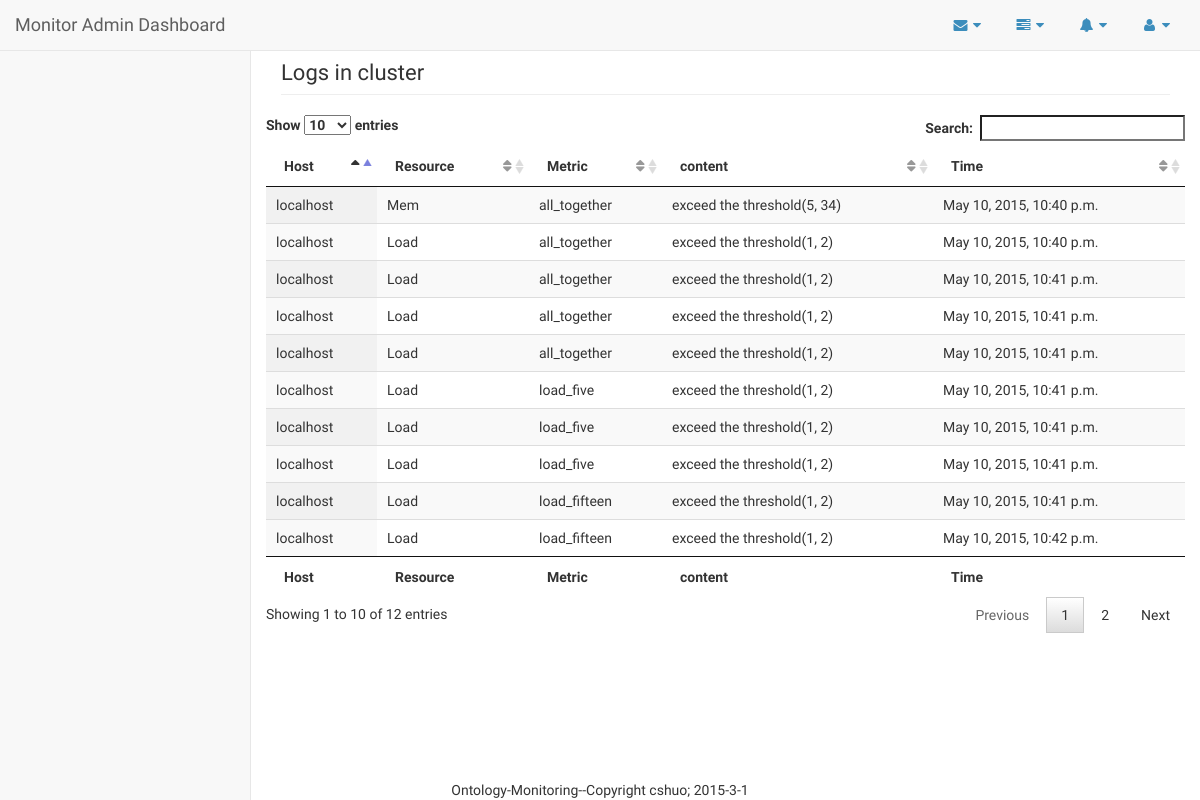
Page /ganglia/log/ on the earlier database version.
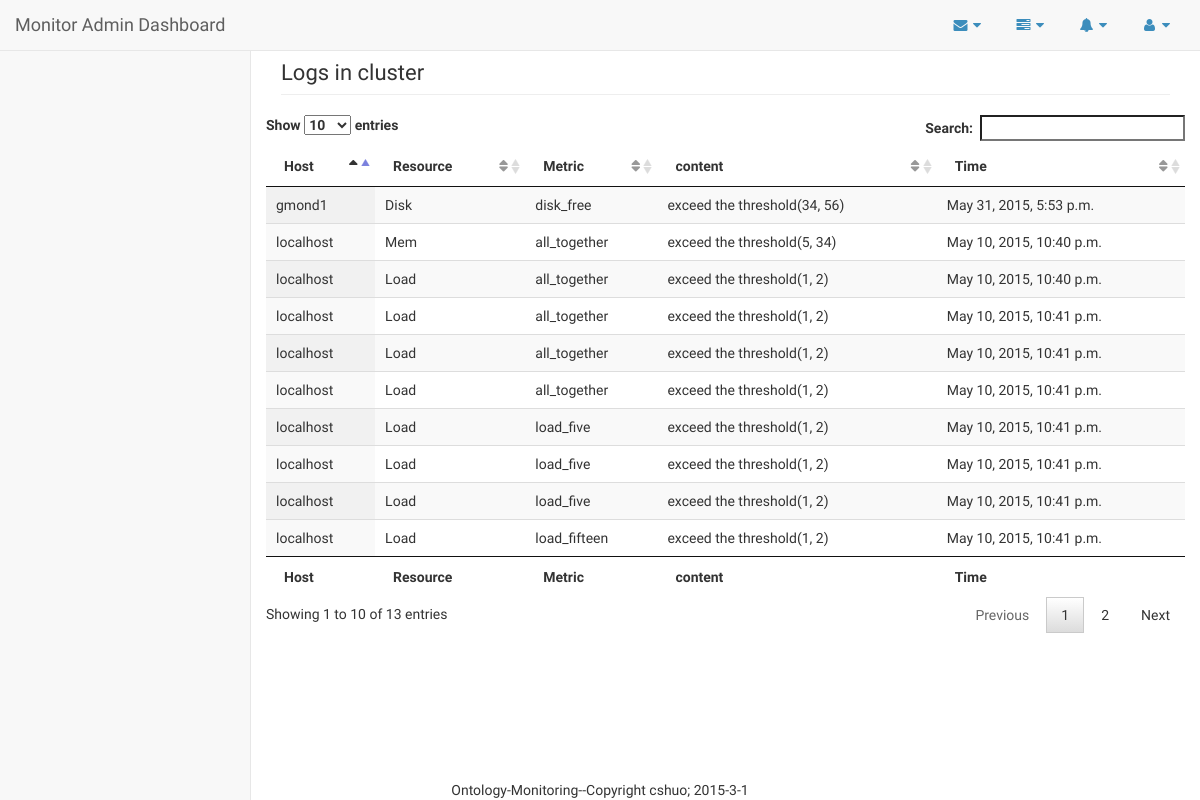
Same page on the later database version.
### ganglia/models.py (models this page shows, shortened)
class Log(models.Model):
	host = models.CharField(max_length=200)
	res_name = models.CharField(max_length=200)
	mtc_type = models.CharField(max_length=200)
	time = models.DateTimeField('date of log')
	log_info = models.CharField(max_length=2000)

### ganglia/views.py (the view)
def all_log(request):
    log_list = Log.objects.all()
    context = {'log_list':log_list}
    return render(request,'ganglia/log.html',context)

### ganglia/templates/ganglia/log.html (shortened to what this page needs)
{% extends "ganglia/base.html" %}
{% block content %}
{% load staticfiles %}
<div id="wrapper">
    <nav class="navbar navbar-default navbar-static-top" role="navigation" style="margin-bottom: 0">
        <div class="navbar-header">
            <a class="navbar-brand" href="{% url 'ganglia:index'%}">Monitor Admin Dashboard</a>
        </div>
        <ul class="nav navbar-top-links navbar-right">
            <li class="dropdown">
                <a class="dropdown-toggle" data-toggle="dropdown" href="#">
                    <i class="fa fa-envelope fa-fw"></i>  <i class="fa fa-caret-down"></i>
                </a>
            </li>
            <li class="dropdown">
                <a class="dropdown-toggle" data-toggle="dropdown" href="#">
                    <i class="fa fa-tasks fa-fw"></i>  <i class="fa fa-caret-down"></i>
                </a>
            </li>
            <li class="dropdown">
                <a class="dropdown-toggle" data-toggle="dropdown" href="#">
                    <i class="fa fa-bell fa-fw"></i>  <i class="fa fa-caret-down"></i>
                </a>
            </li>
            <li class="dropdown">
                <a class="dropdown-toggle" data-toggle="dropdown" href="#">
                    <i class="fa fa-user fa-fw"></i>  <i class="fa fa-caret-down"></i>
                </a>
            </li>
        </ul>
</nav>
    <div id="page-wrapper">
        <div class="row">
            <div class="col-lg-12">
                <h1 class="page-header">Logs in cluster</h1>
            </div>
        </div>
        <div class="row">
            <table id="log_table" class="display" cellspacing="0" width="100%">
                <thead>
                    <tr>
                        <th>Host</th>
                        <th>Resource</th>
                        <th>Metric</th>
                        <th>content</th>
                        <th>Time</th>
                    </tr>
                </thead>
                <tfoot>
                    <tr>
                        <th>Host</th>
                        <th>Resource</th>
                        <th>Metric</th>
                        <th>content</th>
                        <th>Time</th>
                    </tr>
                </tfoot>
                <tbody>
                    {% if log_list %}
                        {% for log in log_list %}
                            <tr>
                                <td>{{ log.host }}</td>
                                <td>{{ log.res_name }}</td>
                                <td>{{ log.mtc_type }}</td>
                                <td>{{ log.log_info }}</td>
                                <td>{{ log.time }}</td>
                            </tr>
                        {% endfor %}
                    {% endif %}
                 </tbody>
            </table>
        </div>
    </div>
</div>
{% endblock %}

### ganglia/templates/ganglia/base.html (shortened to what this page needs)
<!DOCTYPE html>
<html lang="en">
<head>
    {% load staticfiles%}
    <link href="{% static 'ganglia/plugin/bootstrap/dist/css/bootstrap.min.css' %}" rel="stylesheet">
    <link href="{% static 'ganglia/plugin/metisMenu/dist/metisMenu.min.css' %}" rel="stylesheet">
    <link href="{% static 'ganglia/dist/css/timeline.css' %}" rel="stylesheet">
    <link href="{% static 'ganglia/dist/css/sb-admin-2.css' %}" rel="stylesheet" type="text/css">
    <link href="http://code.ionicframework.com/ionicons/2.0.0/css/ionicons.min.css" rel="stylesheet" type="text/css" />
    <link href="{% static 'ganglia/dist/css/AdminLTE.min.css' %}" rel="stylesheet" type="text/css">
    <link href="{% static 'ganglia/plugin/morrisjs/morris.css' %}" rel="stylesheet">
    <link href="{% static 'ganglia/plugin/font-awesome/css/font-awesome.min.css' %}" rel="stylesheet" type="text/css">
    <link rel="stylesheet" type="text/css" href="{% static 'ganglia/plugin/dataTables/media/css/jquery.dataTables.css' %}">
    <link href="{% static 'ganglia/css/examples.css' %}" rel="stylesheet" type="text/css"/>
</head>
<body>
    {% block content %}{% endblock %}
<div class="footer navbar-fixed-bottom" align=center>
	Ontology-Monitoring--Copyright cshuo; 2015-3-1
</div>
</body>
</html>

Differences in the rows shown:
no longer on this page (row unchanged): Log: host "localhost", res_name "Load", mtc_type "load_fifteen", log_info "exceed the threshold(1, 2)", time "May 10, 2015, 10:42 p.m."
added Log: host "gmond1", res_name "Disk", mtc_type "disk_free", log_info "exceed the threshold(34, 56)", time "May 31, 2015, 5:53 p.m."
Other differences:
text written by a page script: "Show entries Search: Showing 1 to 10 of 12 entries Previous 1 2 Next" → "Show entries Search: Showing 1 to 10 of 13 entries Previous 1 2 Next"
